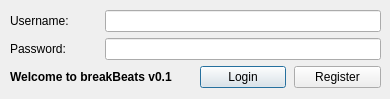
<?xml version="1.0" encoding="UTF-8"?>
<ui version="4.0">
 <class>LoginDialog</class>
 <widget class="QDialog" name="LoginDialog">
  <property name="geometry">
   <rect>
    <x>0</x>
    <y>0</y>
    <width>390</width>
    <height>99</height>
   </rect>
  </property>
  <property name="sizePolicy">
   <sizepolicy hsizetype="Fixed" vsizetype="Fixed">
    <horstretch>0</horstretch>
    <verstretch>0</verstretch>
   </sizepolicy>
  </property>
  <property name="minimumSize">
   <size>
    <width>390</width>
    <height>99</height>
   </size>
  </property>
  <property name="maximumSize">
   <size>
    <width>390</width>
    <height>99</height>
   </size>
  </property>
  <property name="windowTitle">
   <string>breakBeats :: Login</string>
  </property>
  <widget class="QWidget" name="gridLayoutWidget">
   <property name="geometry">
    <rect>
     <x>10</x>
     <y>10</y>
     <width>371</width>
     <height>81</height>
    </rect>
   </property>
   <layout class="QGridLayout" name="gridLayout">
    <property name="horizontalSpacing">
     <number>8</number>
    </property>
    <item row="1" column="0">
     <widget class="QLabel" name="label_2">
      <property name="text">
       <string>Password:</string>
      </property>
     </widget>
    </item>
    <item row="0" column="0">
     <widget class="QLabel" name="label">
      <property name="text">
       <string>Username:</string>
      </property>
     </widget>
    </item>
    <item row="2" column="2">
     <widget class="QPushButton" name="btnLogin">
      <property name="text">
       <string>Login</string>
      </property>
     </widget>
    </item>
    <item row="2" column="3">
     <widget class="QPushButton" name="btnRegister">
      <property name="text">
       <string>Register</string>
      </property>
     </widget>
    </item>
    <item row="1" column="1" colspan="3">
     <widget class="QLineEdit" name="txtPassword">
      <property name="echoMode">
       <enum>QLineEdit::Password</enum>
      </property>
     </widget>
    </item>
    <item row="0" column="1" colspan="3">
     <widget class="QLineEdit" name="txtUsername"/>
    </item>
    <item row="2" column="0" colspan="2">
     <widget class="QLabel" name="label_3">
      <property name="font">
       <font>
        <family>Segoe UI</family>
        <pointsize>9</pointsize>
        <weight>75</weight>
        <bold>true</bold>
       </font>
      </property>
      <property name="text">
       <string>Welcome to breakBeats v0.1</string>
      </property>
     </widget>
    </item>
   </layout>
  </widget>
 </widget>
 <resources/>
 <connections/>
</ui>
